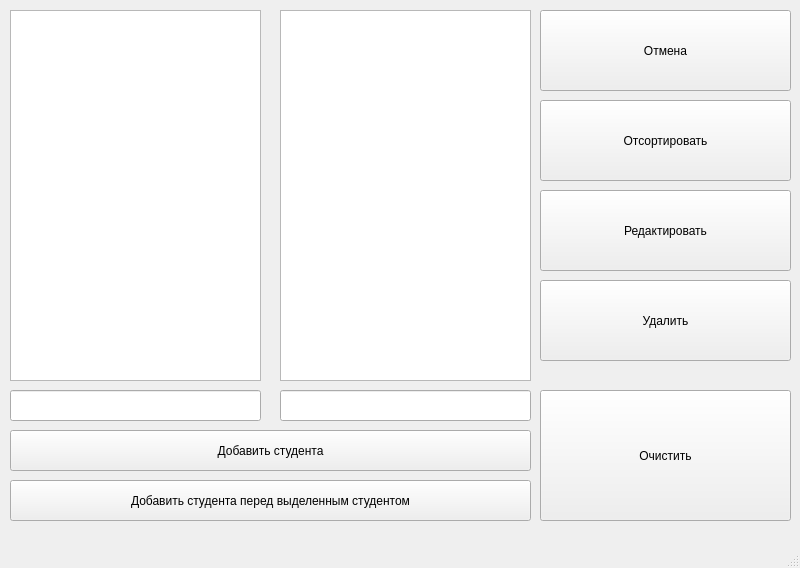
<?xml version="1.0" encoding="UTF-8"?>
<ui version="4.0">
 <class>MainWindow</class>
 <widget class="QMainWindow" name="MainWindow">
  <property name="geometry">
   <rect>
    <x>0</x>
    <y>0</y>
    <width>800</width>
    <height>568</height>
   </rect>
  </property>
  <property name="windowTitle">
   <string>MainWindow</string>
  </property>
  <widget class="QWidget" name="centralwidget">
   <widget class="QListWidget" name="lwStudents">
    <property name="geometry">
     <rect>
      <x>10</x>
      <y>10</y>
      <width>251</width>
      <height>371</height>
     </rect>
    </property>
   </widget>
   <widget class="QListWidget" name="lwScore">
    <property name="geometry">
     <rect>
      <x>280</x>
      <y>10</y>
      <width>251</width>
      <height>371</height>
     </rect>
    </property>
   </widget>
   <widget class="QLineEdit" name="leStudent">
    <property name="geometry">
     <rect>
      <x>10</x>
      <y>390</y>
      <width>251</width>
      <height>31</height>
     </rect>
    </property>
   </widget>
   <widget class="QLineEdit" name="leScore">
    <property name="geometry">
     <rect>
      <x>280</x>
      <y>390</y>
      <width>251</width>
      <height>31</height>
     </rect>
    </property>
   </widget>
   <widget class="QPushButton" name="pbAdd">
    <property name="geometry">
     <rect>
      <x>10</x>
      <y>430</y>
      <width>521</width>
      <height>41</height>
     </rect>
    </property>
    <property name="text">
     <string>Добавить студента</string>
    </property>
   </widget>
   <widget class="QPushButton" name="pbAddAfter">
    <property name="geometry">
     <rect>
      <x>10</x>
      <y>480</y>
      <width>521</width>
      <height>41</height>
     </rect>
    </property>
    <property name="text">
     <string>Добавить студента перед выделенным студентом</string>
    </property>
   </widget>
   <widget class="QPushButton" name="pbClear">
    <property name="geometry">
     <rect>
      <x>540</x>
      <y>390</y>
      <width>251</width>
      <height>131</height>
     </rect>
    </property>
    <property name="text">
     <string>Очистить</string>
    </property>
   </widget>
   <widget class="QPushButton" name="pbEdit">
    <property name="geometry">
     <rect>
      <x>540</x>
      <y>190</y>
      <width>251</width>
      <height>81</height>
     </rect>
    </property>
    <property name="text">
     <string>Редактировать</string>
    </property>
   </widget>
   <widget class="QPushButton" name="pbSort">
    <property name="geometry">
     <rect>
      <x>540</x>
      <y>100</y>
      <width>251</width>
      <height>81</height>
     </rect>
    </property>
    <property name="text">
     <string>Отсортировать</string>
    </property>
   </widget>
   <widget class="QPushButton" name="pbCancel">
    <property name="geometry">
     <rect>
      <x>540</x>
      <y>10</y>
      <width>251</width>
      <height>81</height>
     </rect>
    </property>
    <property name="text">
     <string>Отмена</string>
    </property>
   </widget>
   <widget class="QPushButton" name="pbDelete">
    <property name="geometry">
     <rect>
      <x>540</x>
      <y>280</y>
      <width>251</width>
      <height>81</height>
     </rect>
    </property>
    <property name="text">
     <string>Удалить</string>
    </property>
   </widget>
  </widget>
  <widget class="QMenuBar" name="menubar">
   <property name="geometry">
    <rect>
     <x>0</x>
     <y>0</y>
     <width>800</width>
     <height>21</height>
    </rect>
   </property>
  </widget>
  <widget class="QStatusBar" name="statusbar"/>
 </widget>
 <resources/>
 <connections/>
</ui>
